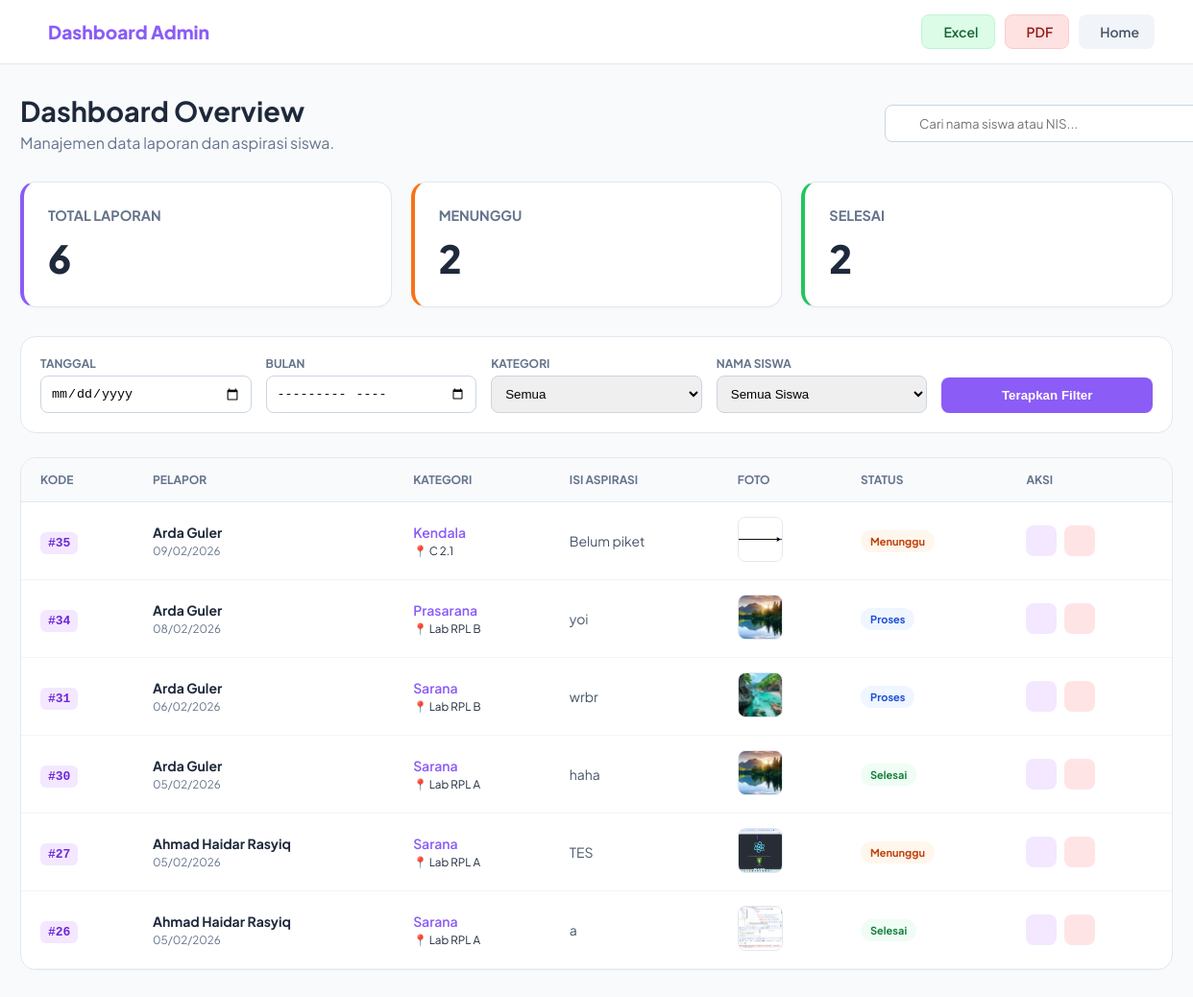
Page /admin/index.php (signed in) on the committed database.
### tables this page shows
CREATE TABLE `aspirasi` (
  `id_aspirasi` int(5) NOT NULL,
  `status` enum('Menunggu','Proses','Selesai') DEFAULT 'Menunggu',
  `id_kategori` int(5) DEFAULT NULL,
  `feedback` varchar(255) DEFAULT NULL,
  `id_pelaporan` int(5) DEFAULT NULL
);

CREATE TABLE `siswa` (
  `nis` int(10) NOT NULL,
  `password` varchar(255) DEFAULT NULL,
  `nama` varchar(255) DEFAULT NULL,
  `kelas` varchar(10) DEFAULT NULL
);

CREATE TABLE `input_aspirasi` (
  `id_pelaporan` int(5) NOT NULL,
  `nis` int(10) DEFAULT NULL,
  `id_kategori` int(5) DEFAULT NULL,
  `lokasi` varchar(50) DEFAULT NULL,
  `ket` varchar(50) DEFAULT NULL,
  `foto` varchar(255) DEFAULT NULL,
  `tgl_pelaporan` timestamp NOT NULL DEFAULT current_timestamp(),
  `nama` varchar(100) NOT NULL
);

CREATE TABLE `kategori` (
  `id_kategori` int(5) NOT NULL,
  `ket_kategori` varchar(30) DEFAULT NULL
);

### admin/index.php (the view, shortened to what this page needs)
<?php
include '../config.php';
$filter_tgl      = $_GET['tgl'] ?? '';
$filter_bulan    = $_GET['bulan'] ?? '';
$filter_kategori = $_GET['kategori'] ?? '';
$filter_siswa    = $_GET['siswa'] ?? '';
$search_query    = $_GET['q'] ?? '';
$where_clauses = [];
$where_sql = count($where_clauses) > 0 ? " WHERE " . implode(" AND ", $where_clauses) : "";
$sql_base = "SELECT a.*, i.tgl_pelaporan, i.lokasi, i.ket, i.foto,
                    s.nama as nama_siswa, s.nis,
                    k.ket_kategori
             FROM Aspirasi a
             JOIN Input_Aspirasi i ON a.id_pelaporan = i.id_pelaporan
             LEFT JOIN Siswa s ON i.nis = s.nis
             LEFT JOIN Kategori k ON a.id_kategori = k.id_kategori
             $where_sql
             ORDER BY i.tgl_pelaporan DESC";
    ?>
<?php
$result = mysqli_query($conn, $sql_base);
$total_masuk = mysqli_fetch_assoc(mysqli_query($conn, "SELECT COUNT(*) as t FROM Aspirasi"))['t'];
$menunggu    = mysqli_fetch_assoc(mysqli_query($conn, "SELECT COUNT(*) as t FROM Aspirasi WHERE status='Menunggu'"))['t'];
$selesai     = mysqli_fetch_assoc(mysqli_query($conn, "SELECT COUNT(*) as t FROM Aspirasi WHERE status='Selesai'"))['t'];
?>
<!DOCTYPE html>
<html lang="id">
<head>
</head>
<body>
    <nav class="navbar">
        <div class="logo"><i class="ph-fill ph-chat-teardrop-text"></i> Dashboard Admin</div>
        <div style="display:flex; gap:10px;">
            <a href="?action=export_excel&q=<?= $search_query ?>&tgl=<?= $filter_tgl ?>&bulan=<?= $filter_bulan ?>&kategori=<?= $filter_kategori ?>&siswa=<?= $filter_siswa ?>" class="nav-btn btn-excel"><i class="ph-bold ph-file-xls"></i> Excel</a>
            <a href="?export=pdf&q=<?= $search_query ?>&tgl=<?= $filter_tgl ?>&bulan=<?= $filter_bulan ?>&kategori=<?= $filter_kategori ?>&siswa=<?= $filter_siswa ?>" target="_blank" class="nav-btn btn-pdf"><i class="ph-bold ph-printer"></i> PDF</a>
            <a href="../index.php" class="nav-btn btn-home"><i class="ph-bold ph-house"></i> Home</a>
        </div>
    </nav>
    <div class="container">
        <div class="header-sect">
            <div>
                <h1>Dashboard Overview</h1>
                <p style="margin:5px 0 0; color:#64748b;">Manajemen data laporan dan aspirasi siswa.</p>
            </div>
            <form action="" method="GET" class="search-container">
                <input type="text" name="q" class="search-input" placeholder="Cari nama siswa atau NIS..." value="<?= htmlspecialchars($search_query) ?>">
            </form>
        </div>
        <div class="stats">
            <div class="card" style="border-left: 4px solid #8b5cf6;"><h3>Total Laporan</h3><div class="num"><?= $total_masuk ?></div></div>
            <div class="card" style="border-left: 4px solid #f97316;"><h3>Menunggu</h3><div class="num"><?= $menunggu ?></div></div>
            <div class="card" style="border-left: 4px solid #22c55e;"><h3>Selesai</h3><div class="num"><?= $selesai ?></div></div>
        </div>
        <div class="filter-box">
            <form action="" method="GET">
                <div class="filter-grid">
                    <div class="form-group"><label>Tanggal</label><input type="date" name="tgl" value="<?= $filter_tgl ?>" class="form-control"></div>
                    <div class="form-group"><label>Bulan</label><input type="month" name="bulan" value="<?= $filter_bulan ?>" class="form-control"></div>
                    <div class="form-group">
                        <label>Kategori</label>
                        <select name="kategori" class="form-control">
                            <option value="">Semua</option>
                        </select>
                    </div>
                    <div class="form-group">
                        <label>Nama Siswa</label>
                        <select name="siswa" class="form-control">
                            <option value="">Semua Siswa</option>
                        </select>
                    </div>
                    <div><button type="submit" class="btn-submit"><i class="ph-bold ph-funnel"></i> Terapkan Filter</button></div>
                </div>
            </form>
        </div>
        <div class="table-wrap">
            <table>
                <thead>
                    <tr>
                        <th>Kode</th> <th>Pelapor</th>
                        <th>Kategori</th> <th>Isi Aspirasi</th>
                        <th>Foto</th> <th>Status</th> <th>Aksi</th>
                    </tr>
                </thead>
                <tbody>
                    <?php if(mysqli_num_rows($result) > 0): ?>
                        <?php mysqli_data_seek($result, 0); while($d = mysqli_fetch_assoc($result)): ?>
                        <tr>
                            <td><span class="kode-unik">#<?= $d['id_aspirasi'] ?></span></td>
                            <td>
                                <b><?= htmlspecialchars($d['nama_siswa'] ?? 'Umum') ?></b><br>
                                <small style="color:#64748b"><?= date('d/m/Y', strtotime($d['tgl_pelaporan'])) ?></small>
                            </td>
                            <td>
                                <span style="color:var(--primary); font-weight:600;"><?= $d['ket_kategori'] ?></span><br>
                                <small>📍 <?= $d['lokasi'] ?></small>
                            </td>
                            <td style="max-width: 250px; color:#475569;">
                                <?= substr($d['ket'], 0, 60) . (strlen($d['ket']) > 60 ? '...' : '') ?>
                            </td>
                            <td>
                                <?php if($d['foto']): ?>
                                    <a href="../assets/img/laporan/<?= $d['foto'] ?>" target="_blank">
                                        <img src="../assets/img/laporan/<?= $d['foto'] ?>" class="foto-thumb">
                                    </a>
                                <?php else: ?>
                                    <i class="ph-fill ph-image-slash" style="color:#cbd5e1; font-size:20px;"></i>
                                <?php endif; ?>
                            </td>
                            <td>
                                <?php
                                    $st = strtolower($d['status']);
                                    $cls = ($st == 'selesai') ? 'st-selesai' : (($st == 'proses') ? 'st-proses' : 'st-menunggu');
                                ?>
                                <span class="status-badge <?= $cls ?>"><?= $d['status'] ?></span>
                            </td>
                            <td class="action-btns">
                                <a href="tanggapi.php?id=<?= $d['id_aspirasi'] ?>" class="btn-reply" title="Tanggapi"><i class="ph-bold ph-chat-centered-text"></i></a>
                                <a href="?hapus=<?= $d['id_aspirasi'] ?>" class="btn-del" onclick="return confirm('Yakin hapus data ini?')" title="Hapus"><i class="ph-bold ph-trash"></i></a>
                            </td>
                        </tr>
                        <?php endwhile; ?>
                    <?php else: ?>
                        <tr><td colspan="7" style="text-align:center; padding:40px; color:#94a3b8;">Tidak ada data ditemukan.</td></tr>
                    <?php endif; ?>
                </tbody>
            </table>
        </div>
    </div>
</body>
</html>

### admin/index.php (style rules this page uses)
:root { --primary: #8b5cf6; --bg: #f8fafc; --text: #1e293b; }
body { font-family: 'Plus Jakarta Sans', sans-serif; background: var(--bg); color: var(--text); margin: 0; padding-bottom: 50px; }
.navbar { background: white; padding: 15px 40px; display: flex; justify-content: space-between; align-items: center; border-bottom: 1px solid #e2e8f0; position: sticky; top: 0; z-index: 10; }
.logo { color: var(--primary); font-weight: 800; font-size: 1.2rem; display: flex; align-items: center; gap: 10px; }
.nav-btn { text-decoration: none; padding: 8px 16px; border-radius: 8px; font-weight: 600; font-size: 14px; display: flex; align-items: center; gap: 6px; transition: .2s; }
.btn-excel { background: #dcfce7; color: #166534; border: 1px solid #bbf7d0; }
.btn-pdf { background: #fee2e2; color: #991b1b; border: 1px solid #fecaca; }
.btn-home { background: #f1f5f9; color: #475569; }
.container { max-width: 1200px; margin: 30px auto; padding: 0 20px; }
.header-sect { margin-bottom: 30px; display: flex; justify-content: space-between; align-items: center; }
.header-sect h1 { margin: 0; font-size: 1.8rem; }
.stats { display: grid; grid-template-columns: repeat(3, 1fr); gap: 20px; margin-bottom: 30px; }
.card { background: white; padding: 25px; border-radius: 16px; border: 1px solid #e2e8f0; box-shadow: 0 2px 4px rgba(0,0,0,0.02); }
.card h3 { margin: 0; font-size: 0.9rem; color: #64748b; text-transform: uppercase; }
.card .num { font-size: 2.5rem; font-weight: 800; margin: 10px 0 0; color: var(--text); }
.search-container { position: relative; width: 300px; }
.search-input { width: 100%; padding: 10px 15px; padding-left: 35px; border-radius: 8px; border: 1px solid #cbd5e1; outline: none; font-family: inherit; }
.filter-box { background: white; padding: 20px; border-radius: 16px; margin-bottom: 25px; border: 1px solid #e2e8f0; }
.filter-grid { display: grid; grid-template-columns: repeat(auto-fit, minmax(150px, 1fr)); gap: 15px; align-items: end; }
.form-group label { display: block; font-size: 12px; font-weight: 700; color: #64748b; margin-bottom: 5px; text-transform: uppercase; }
.form-control { width: 100%; padding: 10px; border-radius: 8px; border: 1px solid #cbd5e1; box-sizing: border-box; }
.btn-submit { background: var(--primary); color: white; border: none; padding: 11px; width: 100%; border-radius: 8px; cursor: pointer; font-weight: 600; }
.table-wrap { background: white; border-radius: 16px; border: 1px solid #e2e8f0; overflow: hidden; }
table { width: 100%; border-collapse: collapse; }
thead { background: #f8fafc; border-bottom: 1px solid #e2e8f0; }
th { text-align: left; padding: 15px 20px; font-size: 12px; font-weight: 700; color: #64748b; text-transform: uppercase; }
td { padding: 15px 20px; border-bottom: 1px solid #f1f5f9; font-size: 14px; vertical-align: middle; }
.status-badge { padding: 5px 10px; border-radius: 20px; font-size: 11px; font-weight: 700; display: inline-flex; align-items: center; gap: 5px; }
.st-menunggu { background: #fff7ed; color: #c2410c; }
.st-proses { background: #eff6ff; color: #1d4ed8; }
.st-selesai { background: #f0fdf4; color: #15803d; }
.kode-unik { background: #f3e8ff; color: #6d28d9; padding: 4px 8px; border-radius: 6px; font-family: monospace; font-weight: bold; font-size: 13px; }
.action-btns a { display: inline-flex; width: 32px; height: 32px; align-items: center; justify-content: center; border-radius: 8px; margin-right: 5px; text-decoration: none; transition: .2s; }
.btn-reply { background: #f3e8ff; color: #7c3aed; }
.btn-del { background: #ffe4e6; color: #e11d48; }
.foto-thumb { width: 45px; height: 45px; border-radius: 8px; object-fit: cover; cursor: pointer; border: 1px solid #e2e8f0; }

### rows in the picture
aspirasi: id_aspirasi "35", siswa.nama "Arda Guler", id_pelaporan.tgl_pelaporan "09/02/2026", id_kategori.ket_kategori "Kendala", id_pelaporan.lokasi "C 2.1", id_pelaporan.ket "Belum piket", id_pelaporan.foto (picture), status "Menunggu"
aspirasi: id_aspirasi "34", siswa.nama "Arda Guler", id_pelaporan.tgl_pelaporan "08/02/2026", id_kategori.ket_kategori "Prasarana", id_pelaporan.lokasi "Lab RPL B", id_pelaporan.ket "yoi", id_pelaporan.foto (picture), status "Proses"
aspirasi: id_aspirasi "31", siswa.nama "Arda Guler", id_pelaporan.tgl_pelaporan "06/02/2026", id_kategori.ket_kategori "Sarana", id_pelaporan.lokasi "Lab RPL B", id_pelaporan.ket "wrbr", id_pelaporan.foto (picture), status "Proses"
aspirasi: id_aspirasi "30", siswa.nama "Arda Guler", id_pelaporan.tgl_pelaporan "05/02/2026", id_kategori.ket_kategori "Sarana", id_pelaporan.lokasi "Lab RPL A", id_pelaporan.ket "haha", id_pelaporan.foto (picture), status "Selesai"
aspirasi: id_aspirasi "27", siswa.nama "Ahmad Haidar Rasyiq", id_pelaporan.tgl_pelaporan "05/02/2026", id_kategori.ket_kategori "Sarana", id_pelaporan.lokasi "Lab RPL A", id_pelaporan.ket "TES", id_pelaporan.foto (picture), status "Menunggu"
aspirasi: id_aspirasi "26", siswa.nama "Ahmad Haidar Rasyiq", id_pelaporan.tgl_pelaporan "05/02/2026", id_kategori.ket_kategori "Sarana", id_pelaporan.lokasi "Lab RPL A", id_pelaporan.ket "a", id_pelaporan.foto (picture), status "Selesai"

### other values in the picture
$total_masuk "6"
$menunggu "2"
$selesai "2"
